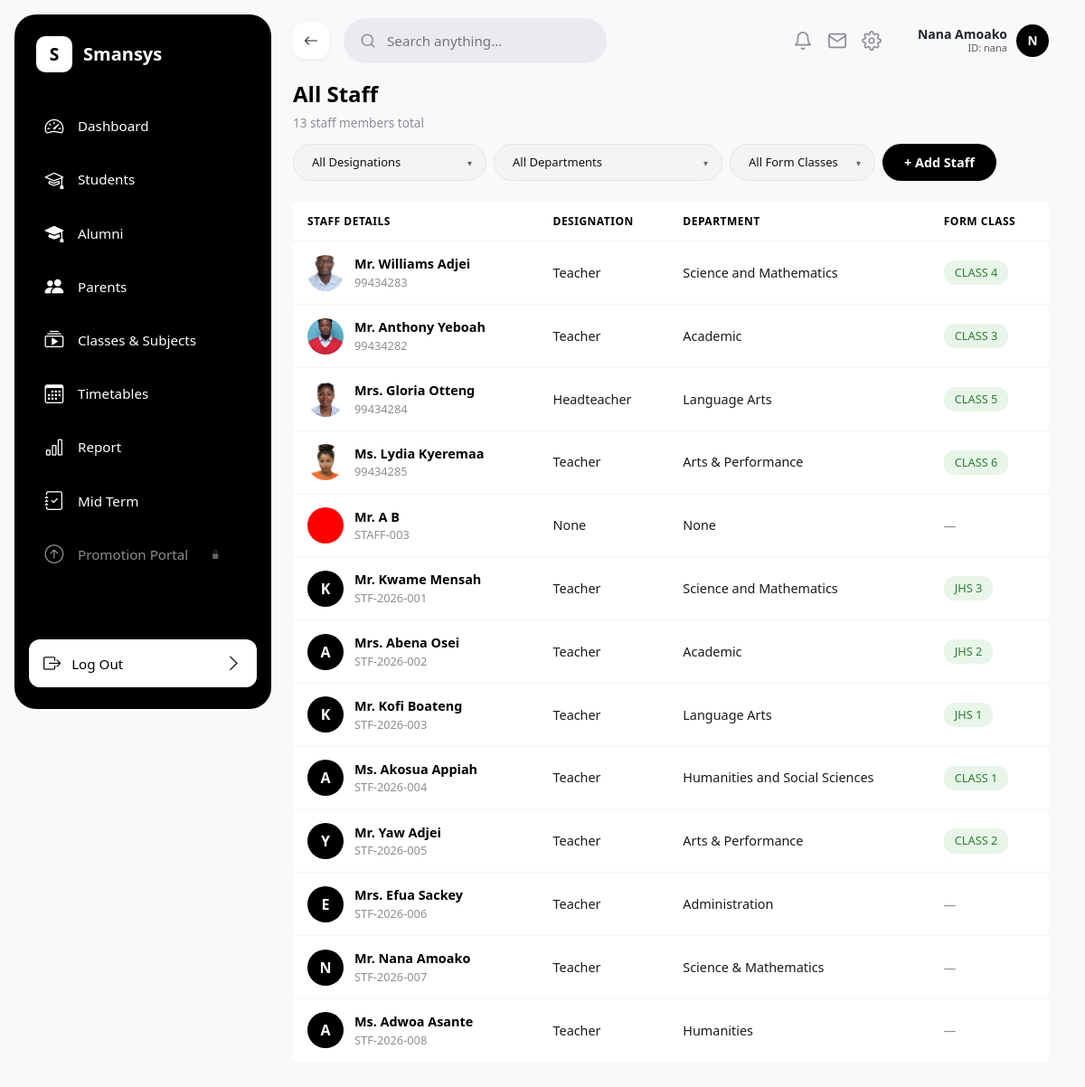
The app's page /staff/list/ (signed in), older data.
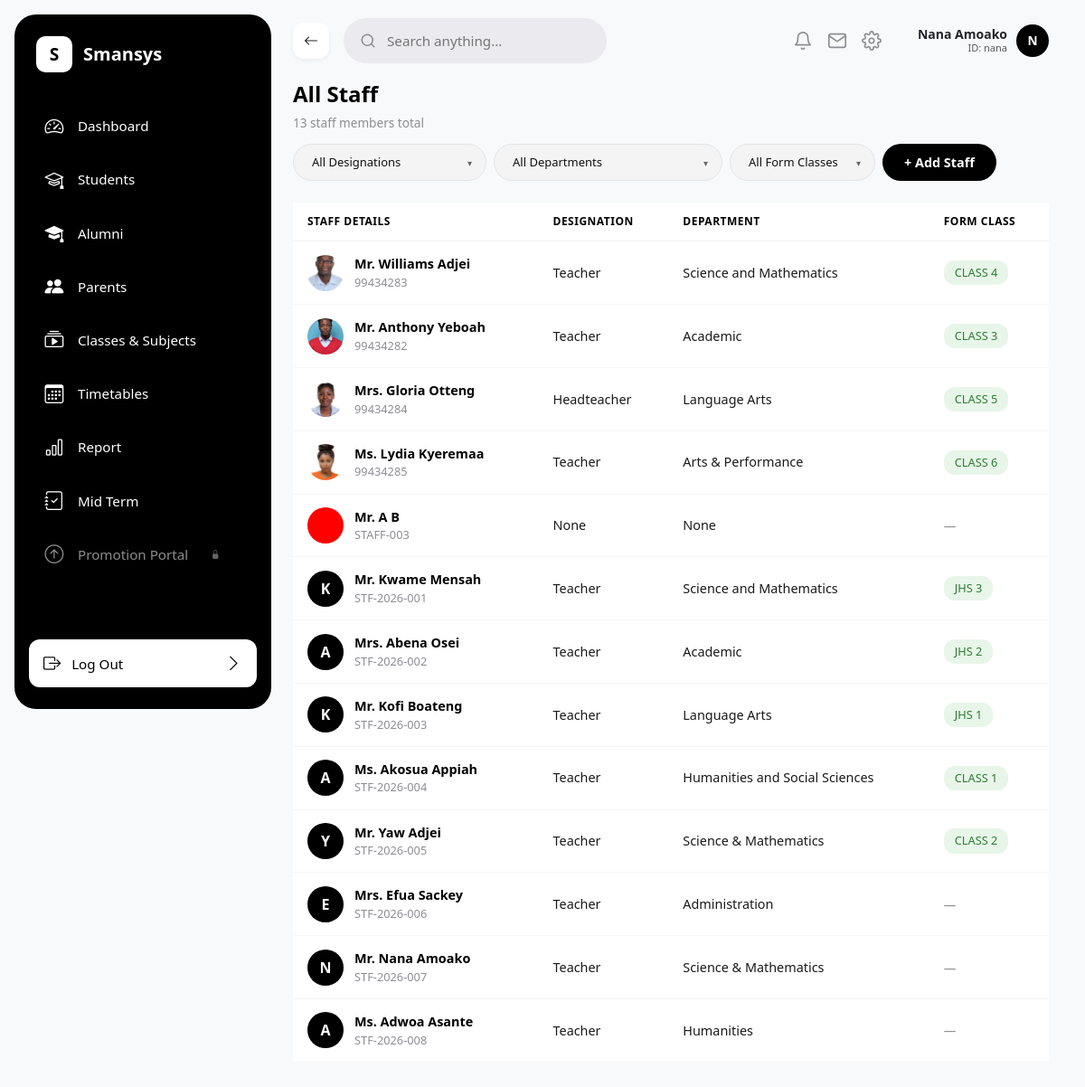
The same page, newer data.
### sis/models.py (models this page shows, shortened)
class StaffProfile(models.Model):
    TITLE_CHOICES = [
        ('Mr.', 'Mr.'),
        ('Mrs.', 'Mrs.'),
        ('Ms.', 'Ms.'),
        ('Dr.', 'Dr.'),
        ('Rev.', 'Rev.'),
    ]
    GENDER_CHOICES = [
        ('Male', 'Male'),
        ('Female', 'Female'),
    ]
    EMPLOYMENT_CHOICES = [
        ('Permanent', 'Permanent'),
        ('Contract', 'Contract'),
    ]
    title = models.CharField(max_length=20, choices=TITLE_CHOICES, default='Mr.')
    first_name = models.CharField(max_length=100, default='')
    last_name = models.CharField(max_length=100, default='')
    other_names = models.CharField(max_length=100, blank=True, null=True, default='')
    staff_id = models.CharField(max_length=50, unique=True, default='')
    user = models.OneToOneField(User, on_delete=models.CASCADE, related_name='staff_profile', null=True, blank=True)
    gender = models.CharField(max_length=10, choices=GENDER_CHOICES, default='Male')
    dob = models.DateField(verbose_name="Date of Birth", default=date.today)
    designation = models.ForeignKey(Designation, on_delete=models.SET_NULL, null=True, blank=True)
    ssnit_id = models.CharField(max_length=50, blank=True, null=True, verbose_name="SSNIT ID")
    phone_number = models.CharField(max_length=15, blank=True, null=True, verbose_name="Phone Number")
    email = models.EmailField(unique=True)
    employment_type = models.CharField(max_length=50, choices=EMPLOYMENT_CHOICES, default='Permanent')
    date_of_appointment = models.DateField(default=date.today)
    year_of_last_promotion = models.IntegerField(blank=True, null=True)
    department = models.ForeignKey(Department, on_delete=models.SET_NULL, null=True, blank=True)
    qualification = models.CharField(max_length=150, default='')
    certificate = models.CharField(max_length=150, default='')
    name_of_institution_completed = models.CharField(max_length=255, default='')
    year_completed = models.IntegerField(default=2000)
    profile_picture = models.ImageField(upload_to=get_staff_photo_path, max_length=100, blank=True, null=True)
    address = models.TextField(blank=True, null=True, verbose_name="Residential Address")
    theme = models.CharField(max_length=10, choices=[('light', 'Light'), ('dark', 'Dark'), ('system', 'System')], default='system', blank=True)
    form_class = models.OneToOneField('ClassRoom', on_delete=models.SET_NULL, null=True, blank=True, related_name='form_teacher')
    subject_areas = models.ManyToManyField('Subject', blank=True, related_name='teachers', help_text="Select all subjects this staff member is assigned to teach.")
    @property
    def avatar_initial(self):
        for name_part in [self.first_name, self.other_names, self.last_name]:
            if name_part:
                return str(name_part).strip()[0].upper()
        if self.user and self.user.first_name:
            return self.user.first_name[0].upper()
        if hasattr(self, 'full_name') and self.full_name:
            return self.full_name.strip()[0].upper()
        return ""

class Department(models.Model):
    name = models.CharField(max_length=100, unique=True)
    def __str__(self):
        return self.name

class Designation(models.Model):
    name = models.CharField(max_length=100, unique=True)
    def __str__(self):
        return self.name

class ClassRoom(models.Model):
    class_name = models.CharField(max_length=50, unique=True)
    order = models.PositiveIntegerField(
        default=0,
        help_text="Used to sort classes hierarchically (e.g., Class 1 = 1, JHS 3 = 9)"
    )
    next_class = models.ForeignKey(
        'self',
        on_delete=models.SET_NULL,
        null=True,
        blank=True,
        related_name='previous_class',
        help_text="Explicitly define the next class students promote into."
    )
    form_master = models.ForeignKey('StaffProfile', on_delete=models.SET_NULL, null=True, blank=True, related_name='managed_class')
    class Meta:
        ordering = ['order']

### sis/views.py (the view)
# urls.py: path('staff/list/', staff_list_view, name='staff_list'),
@login_required
def staff_list_view(request):
    queryset = StaffProfile.objects.select_related('user', 'designation', 'department', 'form_class').all()
    designation = request.GET.get('designation', '').strip()
    department_id = request.GET.get('department', '').strip()
    form_class_id = request.GET.get('form_class', '').strip()
    if designation and designation != 'all':
        queryset = queryset.filter(designation__name__iexact=designation)
    if department_id and department_id != 'all':
        queryset = queryset.filter(department_id=department_id)
    if form_class_id and form_class_id != 'all':
        if form_class_id == 'none':
            queryset = queryset.filter(form_class__isnull=True)
        else:
            queryset = queryset.filter(form_class_id=form_class_id)
    designations = Designation.objects.all()
    departments = Department.objects.all()
    classes = ClassRoom.objects.all()
    return render(request, 'sis/staff_list.html', {
        'staff_members': queryset,
        'designations': designations,
        'departments': departments,
        'classes': classes,
        'selected_designation': designation or 'all',
        'selected_department': department_id or 'all',
        'selected_form_class': form_class_id or 'all',
        'total_count': queryset.count(),
    })

### sis/templatetags/custom_filters.py (called while the page is built)
@register.filter
def startswith(value, arg):
    if not value:
        return False
    return str(value).startswith(str(arg))

### sis/templates/sis/staff_list.html (shortened to what the changed rows need)
{% extends 'sis/base.html' %}
{% load static %}
{% block content %}
<div class="table-responsive">
    <table class="table table-hover align-middle" style="border-collapse: separate; border-spacing: 0;">
        <thead>
            <tr style="color: #8E8D93; font-size: 0.75rem; font-weight: 600; text-transform: uppercase; letter-spacing: 0.5px;">
                <th style="padding: 12px 16px; border-bottom: 1px solid #f0f0f0;">Staff Details</th>
                <th style="padding: 12px 16px; border-bottom: 1px solid #f0f0f0;">Designation</th>
                <th style="padding: 12px 16px; border-bottom: 1px solid #f0f0f0;">Department</th>
                <th style="padding: 12px 16px; border-bottom: 1px solid #f0f0f0;">Form Class</th>
            </tr>
        </thead>
        <tbody>
            {% for member in staff_members %}
            <tr style="cursor: pointer; transition: background 0.15s;" onclick="window.location='{% url 'staff_detail' member.id %}';">
                <td style="padding: 14px 16px; border-bottom: 1px solid #f5f5f5;">
                    <div style="display: flex; align-items: center; gap: 12px;">
                        {% if member.profile_picture %}
                        <img src="{{ member.profile_picture.url }}" alt="" style="width: 40px; height: 40px; border-radius: 50%; object-fit: cover;">
                        {% else %}
                        <span style="width: 40px; height: 40px; border-radius: 50%; background-color: #000000; color: #ffffff; display: flex; align-items: center; justify-content: center; font-weight: 700; font-size: 1rem; flex-shrink: 0;">{{ member.avatar_initial }}</span>
                        {% endif %}
                        <div>
                            <div style="font-weight: 600; color: #000000; font-size: 0.9rem;">{{ member.title }} {{ member.first_name|default:"" }} {{ member.other_names|default:"" }} {{ member.last_name|default:""|default_if_none:"" }}</div>
                            <div style="color: #8E8D93; font-size: 0.8rem;">{{ member.staff_id }}</div>
                        </div>
                    </div>
                </td>
                <td style="padding: 14px 16px; border-bottom: 1px solid #f5f5f5; color: #1A1A1A; font-size: 0.9rem;">{{ member.designation }}</td>
                <td style="padding: 14px 16px; border-bottom: 1px solid #f5f5f5; color: #1A1A1A; font-size: 0.9rem;">{{ member.department }}</td>
                <td style="padding: 14px 16px; border-bottom: 1px solid #f5f5f5;">
                    {% if member.form_class %}
                    <span style="background-color: #E8F5E9; color: #2E7D32; border-radius: 12px; padding: 4px 12px; font-weight: 500; font-size: 0.8rem; display: inline-block;">{{ member.form_class.class_name }}</span>
                    {% else %}
                    <span style="color: #8E8D93; font-size: 0.85rem;">&mdash;</span>
                    {% endif %}
                </td>
            </tr>
            {% endfor %}
        </tbody>
    </table>
</div>
{% endblock %}

Row changes from the older to the newer data that the page shows:
changed StaffProfile "Yaw": department "Arts & Performance" → "Science & Mathematics"
